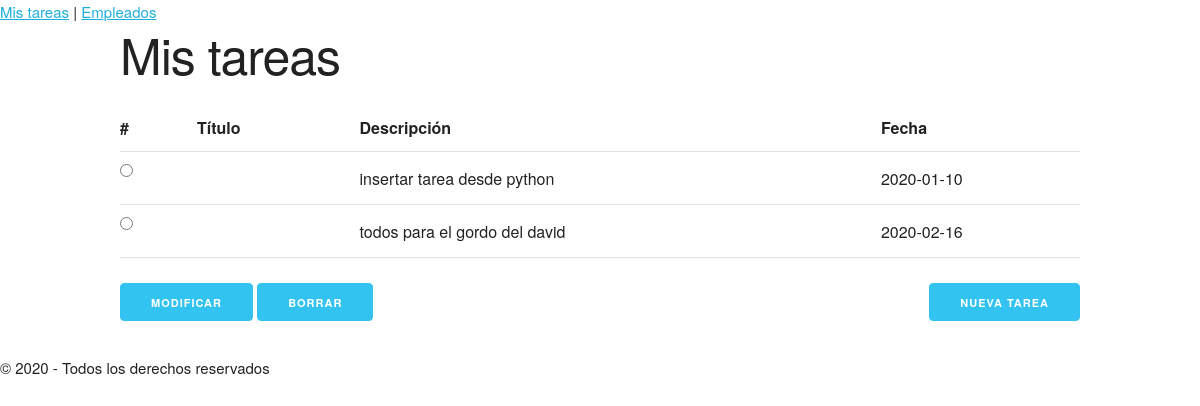
The app's page /, older data.
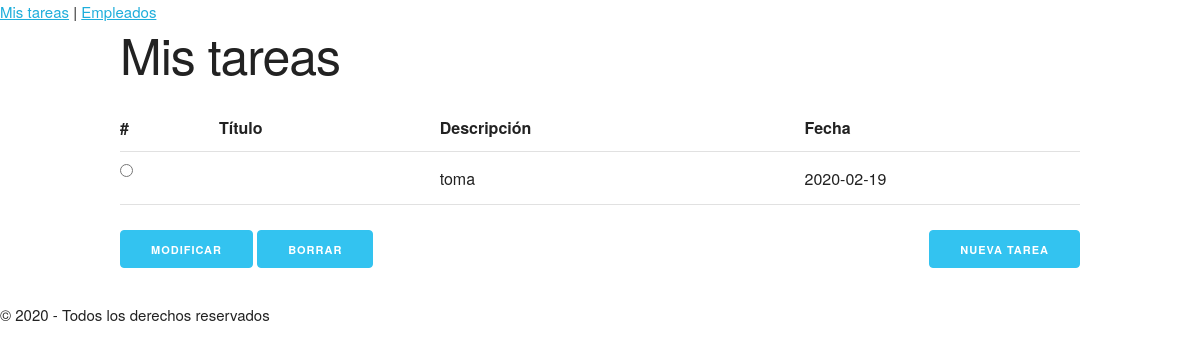
The same page, newer data.
### tables this page shows
CREATE TABLE "tareas" (
	"id"	INTEGER PRIMARY KEY AUTOINCREMENT,
	"título"	TEXT NOT NULL,
	"descripcion"	TEXT,
	"fecha"	TEXT NOT NULL
);

### tasks/routes.py (the view)
@app.route("/")
def index():
    registros = dbQuery('SELECT título, descripcion, fecha, id FROM tareas;')
    if registros:
        if isinstance(registros, dict):
            registros = [registros]
    else:
        registros = []
    return render_template("index.html", registros=registros)

### tasks/routes.py (called while the page is built)
def dict_factory(cursor, row):
    d = {}
    for ix, col in enumerate(cursor.description):
        d[col[0]] = row[ix]
    return d

def dbQuery(consulta, *args):
    conn = sqlite3.connect(BASE_DATOS)
    conn.row_factory = dict_factory
    cursor = conn.cursor()
    rows = cursor.execute(consulta, args).fetchall()
    if len(rows) == 1:
        rows = rows[0]
    elif len(rows) == 0:
        rows = None
    conn.commit()
    conn.close()
    return rows

### tasks/templates/index.html (shortened to what this page needs)
{% extends "base.html" %}
{% block content %}
    <h1>Mis tareas</h1>
    <form action="/processtask">
        <table class="u-full-width">
            <tr>
                <th>#</th>
                <th>Título</th>
                <th>Descripción</th>
                <th>Fecha</th>
            </tr>
            {% for tarea in registros %}
            <tr>
                <td><input type="radio" name="ix" value="{{tarea['id']}}" ></td>
                <td>{{tarea['titulo']}}</td>
                <td>{{tarea['descripcion']}}</td>
                <td>{{tarea['fecha']}}</td>
            </tr>
            {% endfor %}
        </table>
        <button class="button-primary" name="btnModificar" type="submit">Modificar</button>
        <button class="button-primary" name="btnBorrar" type="submit">Borrar</button>
        <a class="button button-primary u-pull-right" href="/newtask">Nueva tarea</a>
    </form>
{% endblock %}

Row changes from the older to the newer data that the page shows:
removed tareas: descripcion "insertar tarea desde python", fecha "2020-01-10"
removed tareas: descripcion "todos para el gordo del david", fecha "2020-02-16"
added tareas: descripcion "toma", fecha "2020-02-19"
